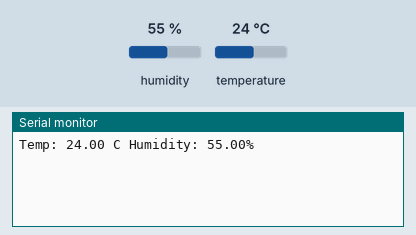
Recording of a sketch running on a simulated Arduino Uno, built with avr-gcc and run on an emulated ATmega328P. On the bench: the last lines printed to the serial monitor. The test bench sets the inputs (shaded band); at power-on: humidity 55 %, temperature 24 °C.

Above: at 3.2 s.
3.3 s: humidity set to 22 %
At 5.2 s:
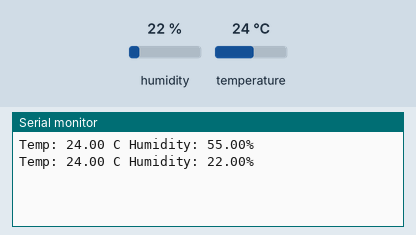
6.0 s: temperature set to 12 °C
At 6.4 s:
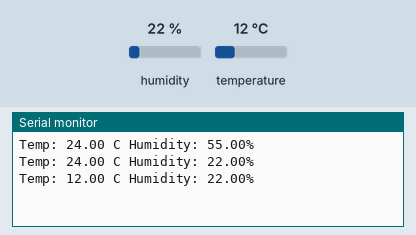
8.7 s: humidity set to 40 %
At 11.2 s:
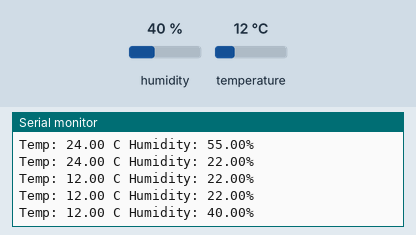
Timing chart, 0 to 12.7 s (numbered marks = the images above; inputs shaded):
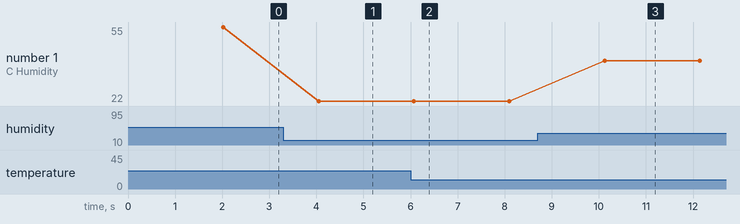

The sketch:

Temp_hum_Sensor.ino
```cpp
#include <DHT.h>


DHT dht(26, DHT11);

void setup(){
  dht.begin();
  delay(2000);

  Serial.begin(115200);
}

void loop(){
  float temp = dht.readTemperature();
  float humidity = dht.readHumidity();

  Serial.print("Temp: ");
  Serial.print(temp);
  Serial.print(" C ");

  Serial.print("Humidity: ");
  Serial.print(humidity);
  Serial.println("% ");

  delay(2000);
}


//Pintouts
// Sensor vcc to 3.3v
// Sensor GND to GND
// Sensor Data to D26
```

Sensor_Detection.ino
```cpp

```

Measured:
- after the input at 3.3 s, the serial monitor: prints a new line after 0.75 s (image 1)
- after the input at 6.0 s, the serial monitor: prints a new line after 0.07 s (image 2)
- after the input at 8.7 s, the serial monitor: prints a new line after 1.4 s (image 3)
- plotted number 1: 55 → 22 after the input at 3.3 s, 22 → 40 after the input at 8.7 s
